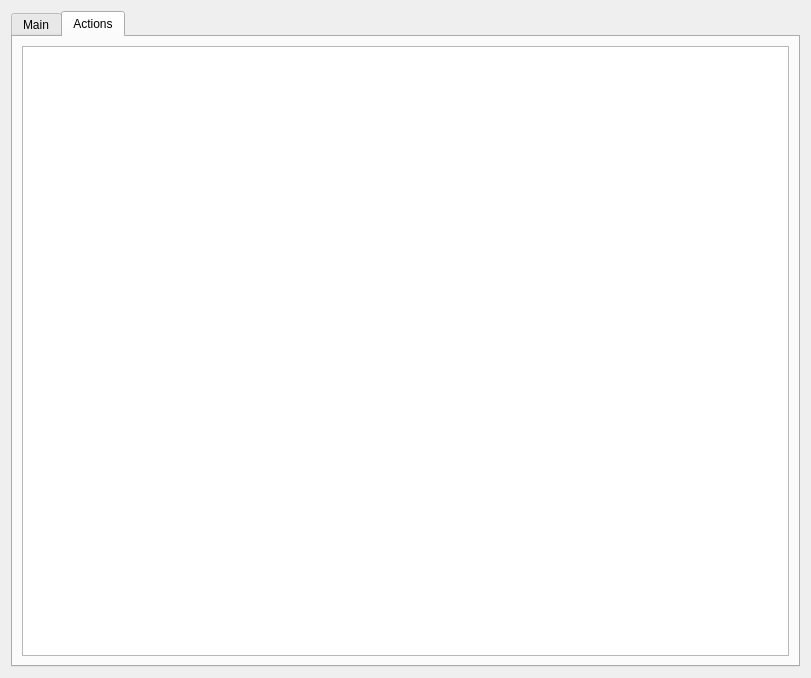
<?xml version="1.0" encoding="UTF-8"?>
<ui version="4.0">
 <class>QlVerWidget</class>
 <widget class="QWidget" name="QlVerWidget">
  <property name="geometry">
   <rect>
    <x>0</x>
    <y>0</y>
    <width>811</width>
    <height>678</height>
   </rect>
  </property>
  <property name="windowTitle">
   <string>Form</string>
  </property>
  <layout class="QVBoxLayout" name="verticalLayout">
   <item>
    <widget class="QTabWidget" name="tabWidget">
     <property name="currentIndex">
      <number>1</number>
     </property>
     <widget class="QWidget" name="mainTab">
      <attribute name="title">
       <string>Main</string>
      </attribute>
      <layout class="QVBoxLayout" name="verticalLayout_3">
       <item>
        <layout class="QVBoxLayout" name="verticalLayout_2">
         <item>
          <widget class="QLabel" name="label">
           <property name="maximumSize">
            <size>
             <width>629</width>
             <height>16777215</height>
            </size>
           </property>
           <property name="text">
            <string>Text</string>
           </property>
          </widget>
         </item>
         <item>
          <widget class="QPlainTextEdit" name="textEdit"/>
         </item>
        </layout>
       </item>
      </layout>
     </widget>
     <widget class="QWidget" name="actionsTab">
      <attribute name="title">
       <string>Actions</string>
      </attribute>
      <layout class="QVBoxLayout" name="verticalLayout_4">
       <item>
        <widget class="ScriptEdit" name="actionsEdit"/>
       </item>
      </layout>
     </widget>
    </widget>
   </item>
  </layout>
 </widget>
 <customwidgets>
  <customwidget>
   <class>ScriptEdit</class>
   <extends>QTextEdit</extends>
   <header>ScriptEdit.h</header>
  </customwidget>
 </customwidgets>
 <resources/>
 <connections/>
</ui>
